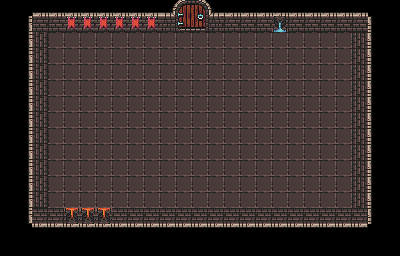

This is a level from a 2D game, rendered from its Tiled map with the project's own tilesets. A one-line summary and the map file follow, with tile-layer data summarised:
An orthogonal 25x16 tile map with 16x16 px tiles, 1 tile layer (Tile Layer 1).

<map version="1.8" tiledversion="1.8.4" orientation="orthogonal" renderorder="right-down" width="25" height="16" tilewidth="16" tileheight="16" infinite="0" nextlayerid="2" nextobjectid="1">
 <tileset firstgid="1" source="0x72_DungeonTilesetII_v1.4.tsx" />
 <layer id="1" name="Tile Layer 1" width="25" height="16">
  <data>[400 cells, 341 non-empty, 14 distinct tile ids]</data>
 </layer>
</map>